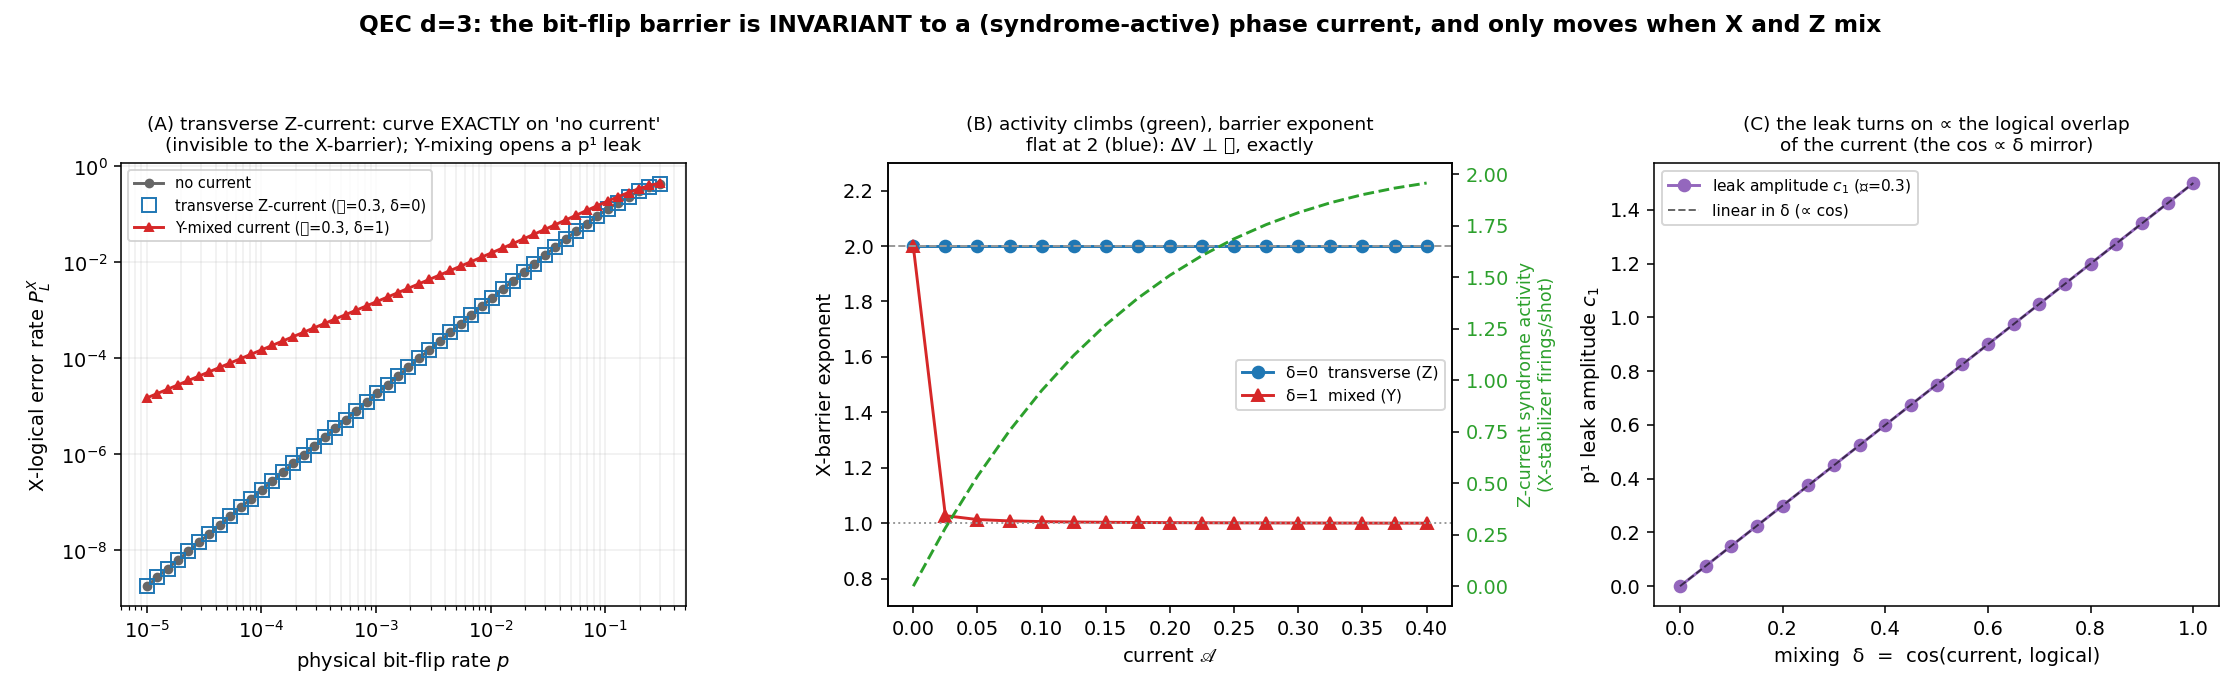

This figure's Python source:
"""
QEC move 2 — barrier-invariance + the selection rule (the gMAM arc, mirrored exactly).

Move 1: the logical sector is symplectically transverse to the syndrome sector; P_L(p) ∝ p^2.
That is the static orthogonality. The result with teeth — what gMAM delivered for the homochiral
triad — is that the escape BARRIER is INVARIANT to the protected current (ΔV ⊥ 𝒜), and only moves
when the two sectors MIX.

The faithful, syndrome-ACTIVE, exactly-transverse current in a CSS code:
    measure the BIT-FLIP (X) logical barrier P_L^X(p), and crank a PHASE-flip (Z) current 𝒜.
The Z-current fires the X-stabilizers (the decoder is genuinely busy — syndrome-active), but Z
errors live in the Z-sector: they cannot produce an X-logical error. CSS X/Z independence IS the
transverse decomposition. So:

  (A) δ=0 (pure-Z current): P_L^X is EXACTLY invariant to 𝒜 — to all orders, not just the
      exponent — even as the syndrome activity (X-stabilizer firings) climbs.  [ ΔV ⊥ 𝒜 ]
  (B) δ>0 (mixing = Y-correlation): the current acquires an X-shadow on the logical string,
      opening a p^1 leak — the barrier exponent collapses 2 → 1.  [ the selection rule ]
  (C) the leak amplitude (p^1 coefficient) is LINEAR in the mixing δ.  [ cos(current,logical) ∝ δ ]

Two tiers, same as gMAM: the EXPONENT is a binary selection rule (2 iff transverse); the leak
COEFFICIENT scales smoothly with the mixing. Self-contained, exact (enumerate 2^9), no sampling.
"""
import sys
import numpy as np
from itertools import product
import matplotlib; matplotlib.use("Agg")
import matplotlib.pyplot as plt
try:
    sys.stdout.reconfigure(encoding="utf-8")
except (AttributeError, ValueError):
    pass

N = 9
OUT = r"H:\character-framework\experiments\qec_syndrome_current.png"
def vec(qs):
    v = np.zeros(N, dtype=np.int64)
    for q in qs: v[q] = 1
    return v
def onehot(j):
    v = np.zeros(N, dtype=np.int64); v[j] = 1; return v

H_Z = np.array([vec(s) for s in [(0,1,3,4), (4,5,7,8), (2,5), (3,6)]])   # detect X errors
H_X = np.array([vec(s) for s in [(1,2,4,5), (3,4,6,7), (0,1), (7,8)]])   # detect Z errors (fired by the Z-current)

# ---- minimal F_2 toolkit ----
def gf2_rref(M):
    M = M.copy() % 2; rows, cols = M.shape; r = 0; piv = []
    for c in range(cols):
        p = next((i for i in range(r, rows) if M[i, c]), None)
        if p is None: continue
        M[[r, p]] = M[[p, r]]
        for i in range(rows):
            if i != r and M[i, c]: M[i] ^= M[r]
        piv.append(c); r += 1
        if r == rows: break
    return M, piv
def gf2_rank(M): return len(gf2_rref(M)[1])
def in_rowspace(v, M): return gf2_rank(M) == gf2_rank(np.vstack([M % 2, (v % 2)[None, :]]))
def nullspace(M):
    M = M % 2; cols = M.shape[1]; R, piv = gf2_rref(M)
    free = [c for c in range(cols) if c not in piv]; basis = []
    for f in free:
        v = np.zeros(cols, dtype=np.int64); v[f] = 1
        for i, pc in enumerate(piv): v[pc] = R[i, f]
        basis.append(v % 2)
    return np.array(basis) if basis else np.zeros((0, cols), dtype=np.int64)
def span(basis):
    if len(basis) == 0: yield np.zeros(N, dtype=np.int64); return
    for bits in product([0, 1], repeat=len(basis)):
        v = np.zeros(N, dtype=np.int64)
        for b, row in zip(bits, basis):
            if b: v ^= row
        yield v

assert np.all((H_X @ H_Z.T) % 2 == 0)
k = N - gf2_rank(H_X) - gf2_rank(H_Z)
logicalsZ = [v for v in span(nullspace(H_X)) if v.any() and not in_rowspace(v, H_Z)]
d = min(int(v.sum()) for v in logicalsZ); zL = min(logicalsZ, key=lambda v: int(v.sum()))
assert (k, d) == (1, 3)

ZSYND = tuple([0] * H_Z.shape[0])
def synd(e): return tuple(((H_Z @ e) % 2).tolist())
best = {}
for bits in product([0, 1], repeat=N):
    e = np.array(bits, dtype=np.int64); s = synd(e)
    if s not in best or int(e.sum()) < int(best[s].sum()): best[s] = e
def L_ind(x):                                  # X-logical error indicator
    r = (x ^ best[synd(x)]) % 2
    return int((zL @ r) % 2) == 1

ALL_E = [np.array(b, dtype=np.int64) for b in product([0, 1], repeat=N)]
W = np.array([int(e.sum()) for e in ALL_E])
def dist_to_logical(c): return min(int(b.sum()) for b in ALL_E if L_ind((c ^ b) % 2))

# aligned X-shadow = a single X on a qubit one baseline-error from completing the X-logical
jL = next(j for j in range(N) if dist_to_logical(onehot(j)) == 1)
X_inject = onehot(jL)
print("=" * 72)
print(f"[[9,1,3]] verified.  X-logical-Z support = {np.flatnonzero(zL).tolist()}")
print(f"barrier driver: bit-flip (X) rate p.   transverse current: phase-flip (Z) rate 𝒜.")
print(f"mixing X-shadow qubit jL = {jL}  (distance-to-X-logical = {dist_to_logical(X_inject)})")

# Z-current syndrome activity: expected # X-stabilizers fired per shot by i.i.d. Z at rate 𝒜
def z_activity(A): return float(sum(0.5 * (1 - (1 - 2*A) ** int(s.sum())) for s in H_X))

# ---- exact P_L^X(p; 𝒜, δ): transverse-Z contributes baseline; only the Y-shadow (rate 𝒜δ) leaks
_base = np.array([L_ind(e) for e in ALL_E], dtype=float)
_eL = np.array([L_ind((e ^ X_inject) % 2) for e in ALL_E], dtype=float)
def P_L(p, A, delta):
    probs = p ** W * (1 - p) ** (N - W)
    term = (1 - A * delta) * _base + A * delta * _eL
    return float((probs * term).sum())
def exponent(A, delta, ppts=(1e-5, 1e-4, 1e-3)):
    pl = np.clip([P_L(p, A, delta) for p in ppts], 1e-300, None)
    return np.polyfit(np.log(ppts), np.log(pl), 1)[0]
def leak_coeff(A, delta, p=1e-6): return P_L(p, A, delta) / p

print("\n(A) BARRIER INVARIANCE — pure-Z (transverse) current, δ=0: exponent vs current 𝒜")
for A in [0.0, 0.1, 0.2, 0.3, 0.4]:
    print(f"    𝒜={A:.1f}   X-barrier exponent = {exponent(A, 0.0):.3f}  (target 2.0)   "
          f"Z-current fires {z_activity(A):.2f} X-stabilizers/shot (decoder busy)")
print("\n(B) SELECTION RULE — Y-mixed current, δ=1: exponent vs current 𝒜")
for A in [0.0, 0.1, 0.2, 0.3, 0.4]:
    print(f"    𝒜={A:.1f}   X-barrier exponent = {exponent(A, 1.0):.3f}  (collapses to 1 once 𝒜>0)")
print("\n(C) leak amplitude ∝ mixing δ (at 𝒜=0.3):  c1 ∝ cos(current, logical) = δ")
for dl in [0.0, 0.25, 0.5, 0.75, 1.0]:
    print(f"    δ={dl:.2f}   exponent={exponent(0.3, dl):.3f}   leak c1={leak_coeff(0.3, dl):.4f}")

# ================================================================ figure
fig, ax = plt.subplots(1, 3, figsize=(16, 5))
fig.suptitle("QEC d=3: the bit-flip barrier is INVARIANT to a (syndrome-active) phase current, "
             "and only moves when X and Z mix", fontweight="bold", fontsize=12)

ps = np.logspace(-5, np.log10(0.3), 50)
ax[0].loglog(ps, [P_L(p, 0.0, 0) for p in ps], "o-", color="0.4", ms=4, label="no current")
ax[0].loglog(ps, [P_L(p, 0.3, 0.0) for p in ps], "s", color="tab:blue", ms=7, mfc="none",
             label="transverse Z-current (𝒜=0.3, δ=0)")
ax[0].loglog(ps, [P_L(p, 0.3, 1.0) for p in ps], "^-", color="tab:red", ms=4,
             label="Y-mixed current (𝒜=0.3, δ=1)")
ax[0].set_xlabel("physical bit-flip rate $p$"); ax[0].set_ylabel("X-logical error rate $P_L^X$")
ax[0].set_title("(A) transverse Z-current: curve EXACTLY on 'no current'\n(invisible to the X-barrier); "
                "Y-mixing opens a p¹ leak", fontsize=9.5)
ax[0].legend(fontsize=7.5); ax[0].grid(True, which="both", alpha=0.2)

As = np.linspace(0, 0.4, 17)
ax[1].plot(As, [exponent(A, 0.0) for A in As], "o-", color="tab:blue", label="δ=0  transverse (Z)")
ax[1].plot(As, [exponent(A, 1.0) for A in As], "^-", color="tab:red", label="δ=1  mixed (Y)")
ax[1].axhline(2, color="0.6", ls="--", lw=1); ax[1].axhline(1, color="0.6", ls=":", lw=1)
ax[1].set_xlabel("current $𝒜$"); ax[1].set_ylabel("X-barrier exponent"); ax[1].set_ylim(0.7, 2.3)
axb = ax[1].twinx()
axb.plot(As, [z_activity(A) for A in As], "--", color="tab:green", lw=1.5)
axb.set_ylabel("Z-current syndrome activity\n(X-stabilizer firings/shot)", color="tab:green", fontsize=9)
axb.tick_params(axis="y", labelcolor="tab:green")
ax[1].set_title("(B) activity climbs (green), barrier exponent\nflat at 2 (blue): ΔV ⊥ 𝒜, exactly", fontsize=9.5)
ax[1].legend(fontsize=8, loc="center right")

dls = np.linspace(0, 1, 21); c1 = np.array([leak_coeff(0.3, dl) for dl in dls])
ax[2].plot(dls, c1, "o-", color="tab:purple", label="leak amplitude $c_1$ (𝒜=0.3)")
ax[2].plot(dls, c1[-1] * dls, "k--", lw=1, alpha=0.6, label="linear in δ (∝ cos)")
ax[2].set_xlabel("mixing  δ  =  cos(current, logical)"); ax[2].set_ylabel("p¹ leak amplitude $c_1$")
ax[2].set_title("(C) the leak turns on ∝ the logical overlap\nof the current (the cos ∝ δ mirror)", fontsize=9.5)
ax[2].legend(fontsize=8)

fig.tight_layout(rect=[0, 0, 1, 0.93])
fig.savefig(OUT, dpi=140)
print(f"\nsaved {OUT}")
print("=" * 72)
